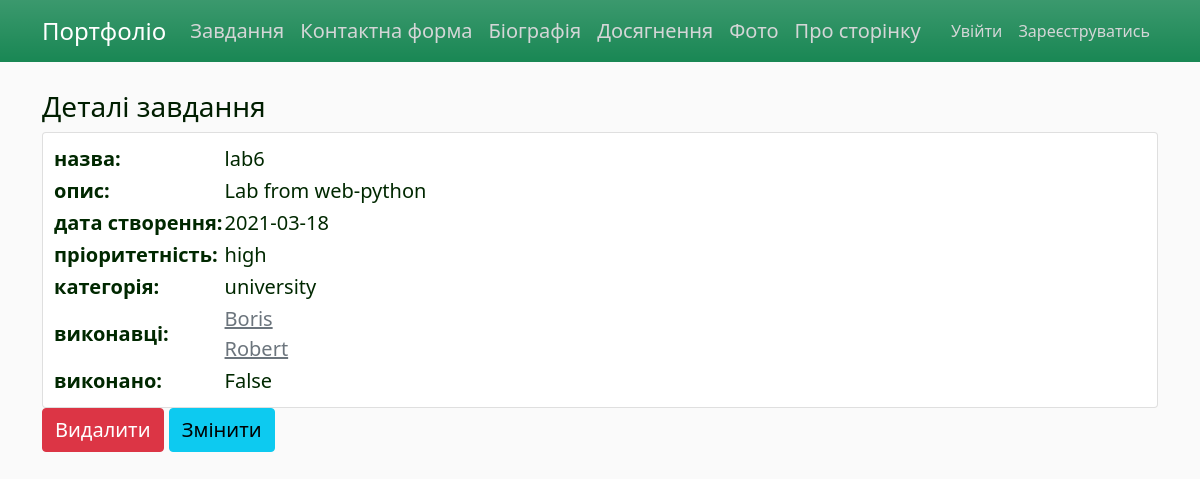
Before: /task/1 with the older database file.
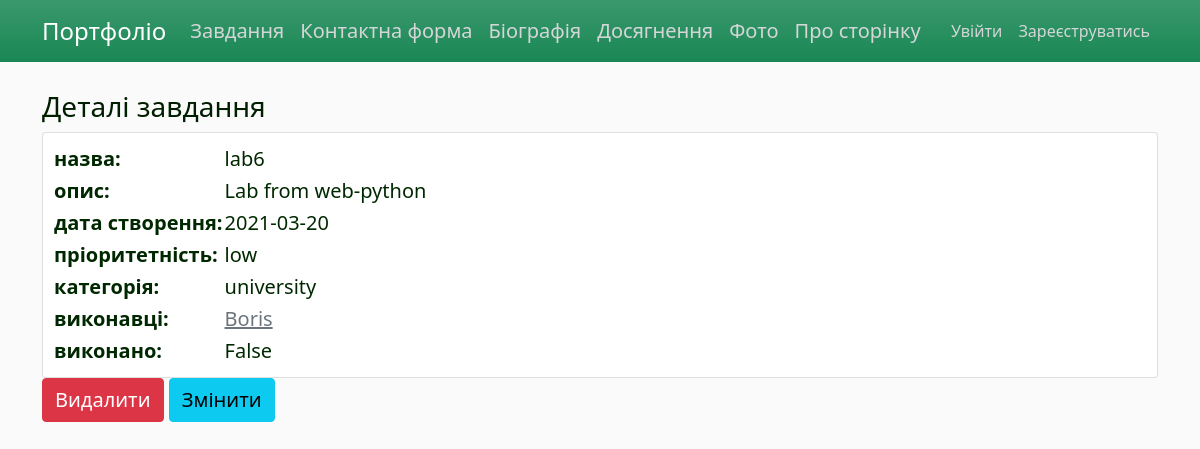
After: the same page with the newer database file.
### app/models.py (models this page shows, shortened)
class Task(db.Model):
    id = db.Column(db.Integer, primary_key=True)
    title = db.Column(db.String(80), nullable=False)
    description = db.Column(db.Text, nullable=False)
    created = db.Column(db.DateTime, default=datetime.utcnow)
    priority = db.Column(db.Enum(EnumPriority), default='low')
    is_done = db.Column(db.Boolean, default=False)
    category_id = db.Column(db.Integer(), db.ForeignKey('category.id'))

class Employee(db.Model):  # many to many з Tasks
    id = db.Column(db.Integer, primary_key=True)
    name = db.Column(db.String(25), nullable=False, unique=True)
    count_of_compltd_task = db.Column(db.Integer, nullable=False, default=0)
    tasks_todo = db.relationship('Task', secondary=many_to_many, backref=db.backref('for_empl'))

### app/views.py (the view)
@app.route("/task/<int:id>")
def task_detail(id):
    task = Task.query.get(id)
    return render_template('task_detail.html', title='Завдання', task=task)

### app/templates/task_detail.html
{% extends "layout.html" %}
{% block content %}
<h3> Деталі завдання </h3>
  <table class="card">
    <tr>
        <td><b>назва:</b></td>
      <td>{{ task.title }}</td>
    </tr>
    <tr>
      <td><b>опис:</b></td>
      <td>{{ task.description }}</td>
    </tr>
    <tr>
      <td><b>дата створення:</b></td>
      <td>{{ task.created.strftime('%Y-%m-%d') | safe}}</td>
    </tr>
    <tr>
      <td><b>пріоритетність:</b></td>
      <td>{{ task.priority.name }}</td>
    </tr>
    <tr>
      <td><b>категорія:</b></td>
      <td>{{ task.categor.name }}</td>
    </tr>
    <tr>
      <td><b>виконавці:</b></td>
      <td>
        {% for t in task.for_empl %}
          <a href="{{url_for('employee_profile', id=t.id)}}" class="link-secondary"> {{ t.name }}</a><br>
        {% endfor %}
      </td>
    </tr>
    <tr>
      <td><b>виконано:</b></td>
      <td>{{ task.is_done }}</td>
    </tr>
  </table>
    <a href="{{url_for('task_delete', id=task.id)}}" class="btn btn-danger fs-5"> Видалити </a>
    <a href="{{url_for('task_update', id=task.id)}}" class="btn btn-info fs-5"> Змінити </a>
{% endblock content %}

Changed rows visible on the page:
removed Employee: name "Robert"
changed Task "lab6": created "2021-03-18" → "2021-03-20"; priority.name "high" → "low"
